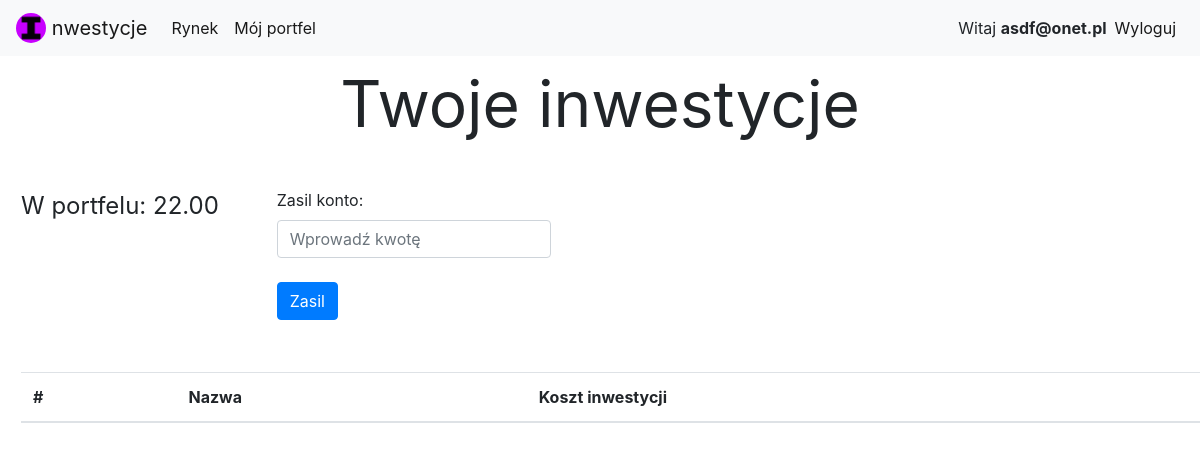
/mojportfel.php (signed in), run on an earlier commit of the app's database.
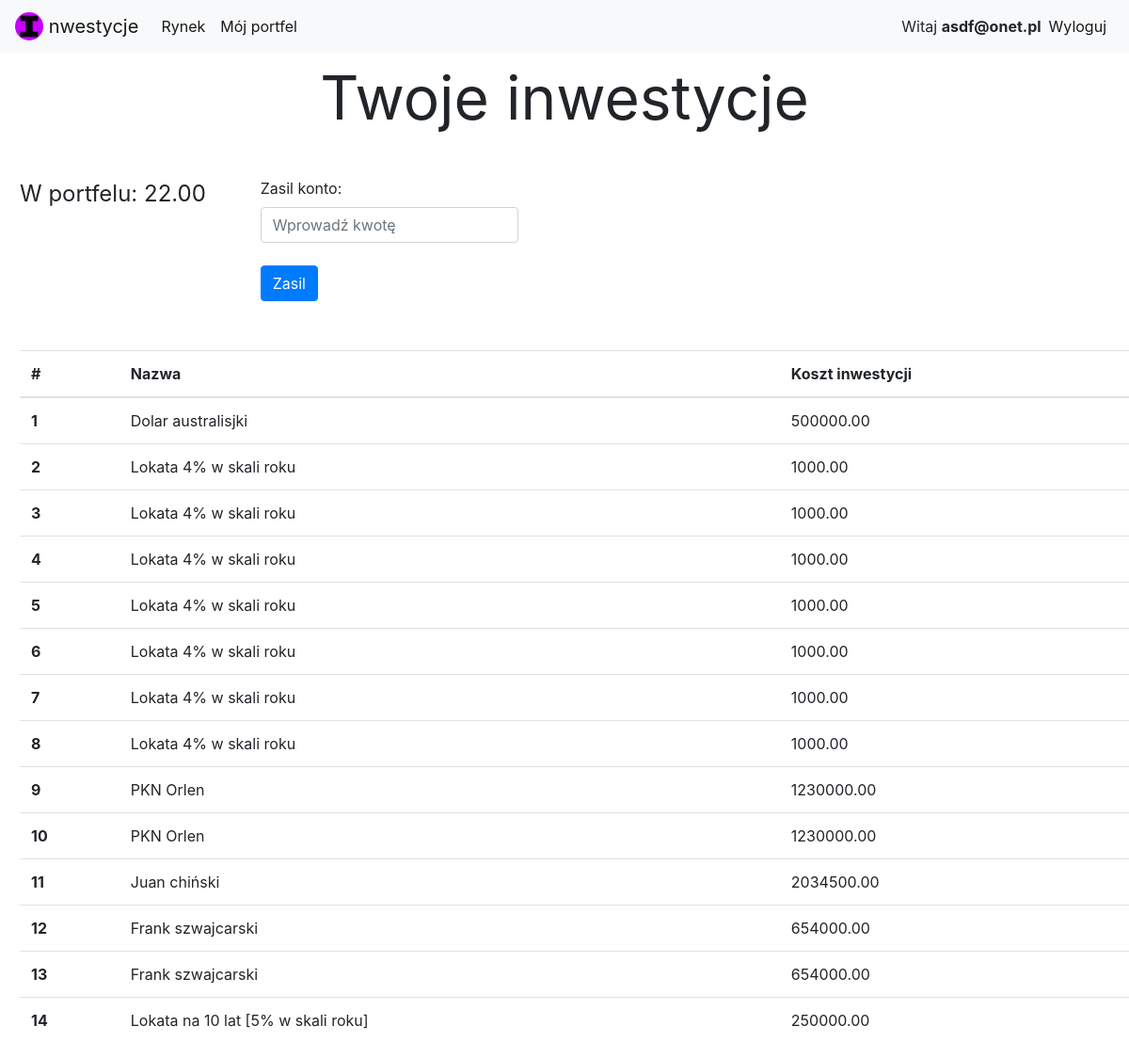
And on a later commit of the database.
### tables this page shows
CREATE TABLE `uzytkownik` (
  `idUzytkownik` int(11) NOT NULL,
  `email` varchar(45) NOT NULL,
  `haslo` varchar(45) NOT NULL,
  `id_roli` int(11) NOT NULL,
  `wiek` int(11) NOT NULL,
  `kwota` decimal(10,2) DEFAULT NULL,
  `Imie` varchar(45) NOT NULL,
  `Nazwisko` varchar(45) NOT NULL
);

CREATE TABLE `inwestycje` (
  `idInwestycje` int(11) NOT NULL,
  `nazwa` varchar(45) NOT NULL,
  `id_typ` int(11) NOT NULL,
  `koszt_inwestycji` decimal(10,2) NOT NULL,
  `Wykupione` tinyint(1) DEFAULT NULL
);

### mojportfel.php (the view, shortened to what this page needs)
<?php
$conn = mysqli_connect(
    "localhost",
    "root",
    "",
    "mydb"
);
if (!isset($_SESSION['email']))
  {
  $_SESSION['msg'] = "Musisz się zalogować!";
  header('location: logowanie.php');
}
else {
  $mail=$_SESSION['email'];
  $sql = "SELECT inwestycje.nazwa, inwestycje.koszt_inwestycji FROM inwestycje, inwestycjeuzytkownik, uzytkownik
  WHERE inwestycje.idInwestycje=inwestycjeuzytkownik.idInwestycje AND
   uzytkownik.idUzytkownik=inwestycjeuzytkownik.idUzytkownik AND uzytkownik.email='$mail';";
  $result = $conn->query($sql);
  $i=1;
}
?>
<!DOCTYPE html>
<html>
<head>
  <link rel="stylesheet" href="https://stackpath.bootstrapcdn.com/bootstrap/4.4.1/css/bootstrap.min.css">
</head>
<body>
  <nav class="navbar navbar-expand-lg navbar-light bg-light">
    <a class="navbar-brand" href="index.php">
        <img src="favicon.ico" width="30" height="30" class="d-inline-block align-top rounded-circle" alt="">
        nwestycje
      </a>
  <div class="collapse navbar-collapse" id="navbarNav">
    <ul class="navbar-nav">
      <li class="nav-item active">
        <a class="nav-link" href="rynek.php">Rynek</a>
      </li>
      <li class="nav-item active">
        <a class="nav-link" href="mojportfel.php">Mój portfel</a>
      </li>
      </ul>
    <ul class="navbar-nav ml-auto">
      <li class="nav-item active mt-2">
        <?php  if (isset($_SESSION['email'])) : ?>
			Witaj <strong><?php echo $_SESSION['email']; ?></strong>
          </li>
        <li class="nav-item active">
			<a class="nav-link" href="index.php?logout='1'">Wyloguj</a>
        </li>
          <?php endif ?>
    </ul>
  </div>
</nav>
    <div class="col-lr-6 div-center" style="text-align: center; font-size: 4rem">
    Twoje inwestycje
  </div>
  <div class="row" style="padding: 3%;">
    <div class="col-lr-6" style="font-size: 1.5rem; margin: 0 5% 0 0;">
      <label>W portfelu: </label>
      <?php
        $sqlpk="SELECT kwota FROM uzytkownik WHERE email='$mail';";
        $sqlpkodp = $conn->query($sqlpk);
        if($row = $sqlpkodp->fetch_assoc()) {
        echo $row['kwota']."<br>";
      }
       ?>
    </div>
  <div class="col-lr-6">
    <form method="post" action="mojportfel.php">
      <div class="form-group">
        <label>Zasil konto:</label>
        <input type="text" class="form-control" name="kwotazasilenia" placeholder="Wprowadź kwotę"></br>
        <button type="submit" class="btn btn-primary" name="zasil">Zasil</button>
      </div>
    </form>
  </div>
</div>
<div class="row" style="padding: 0 0 0 3%;">
  <table class="table col-lr-6">
  <thead>
    <tr>
      <th scope="col">#</th>
      <th scope="col">Nazwa</th>
      <th scope="col">Koszt inwestycji</th>
    </tr>
  </thead>
  <tbody>
<?php  while($row = $result->fetch_assoc()) {
            echo "<tr><th>".$i."</th><td>".$row['nazwa']."</td><td>" . $row['koszt_inwestycji'] ."</td></tr>";
            $i++;
        }  ?>
      </tbody>
   </table>
 </div>
</body>
</html>

What changed in the data, as far as the page shows it:
now on this page (row unchanged): inwestycje: nazwa "Dolar australisjki", koszt_inwestycji "500000.00"
now on this page (row unchanged): inwestycje: nazwa "Lokata 4% w skali roku", koszt_inwestycji "1000.00"
now on this page (row unchanged): inwestycje: nazwa "PKN Orlen", koszt_inwestycji "1230000.00"
now on this page (row unchanged): inwestycje: nazwa "Juan chiński", koszt_inwestycji "2034500.00"
now on this page (row edited): inwestycje: nazwa "Frank szwajcarski", koszt_inwestycji "654000.00"
now on this page (row edited): inwestycje: nazwa "Lokata na 10 lat [5% w skali roku]", koszt_inwestycji "250000.00"
